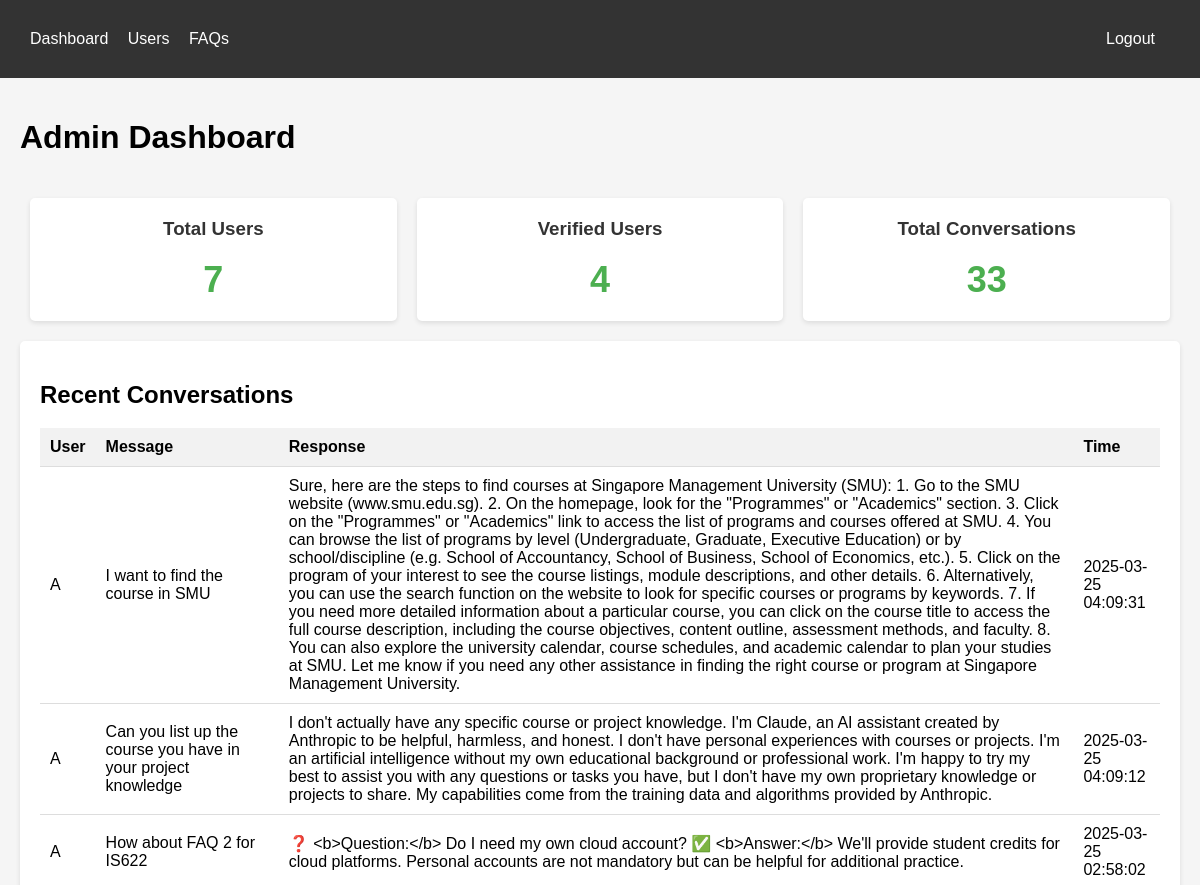
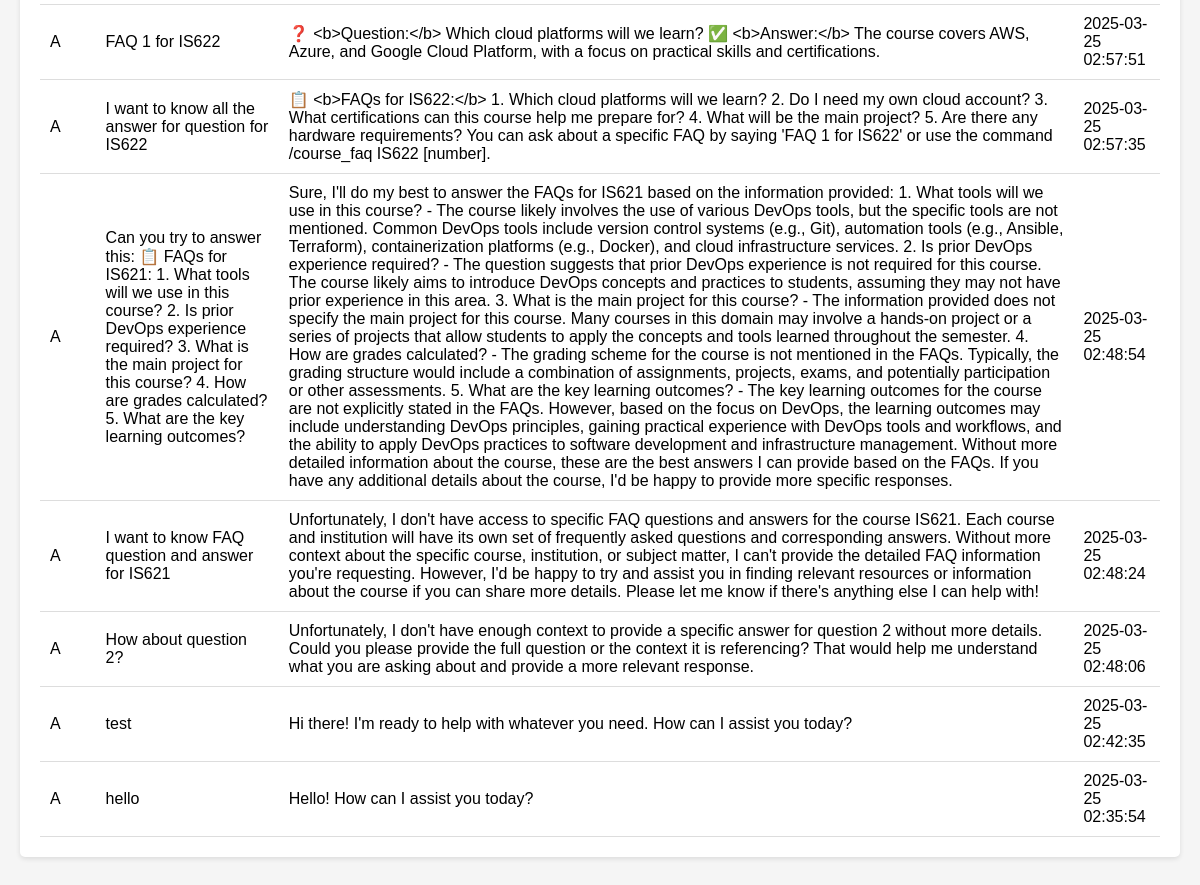
The app's page /dashboard (signed in) with its own data (2 pictures, top to bottom).
### tables this page shows
CREATE TABLE conversations (
        id INTEGER PRIMARY KEY AUTOINCREMENT,
        user_id TEXT,
        message TEXT,
        response TEXT,
        timestamp TIMESTAMP DEFAULT CURRENT_TIMESTAMP,
        FOREIGN KEY (user_id) REFERENCES users(user_id)
    );

CREATE TABLE users (
        user_id TEXT PRIMARY KEY,
        username TEXT,
        first_name TEXT,
        email TEXT,
        is_verified INTEGER DEFAULT 0,
        is_staff INTEGER DEFAULT 0,
        verification_code TEXT,
        code_expires_at TIMESTAMP,
        created_at TIMESTAMP DEFAULT CURRENT_TIMESTAMP
    );

### dashboard/app.py (the view)
@app.route('/dashboard')
def dashboard():
    if 'logged_in' not in session:
        return redirect(url_for('login'))
    with DatabaseConnection() as conn:
        cursor = conn.cursor()
        cursor.execute('SELECT COUNT(*) as count FROM users')
        user_count = cursor.fetchone()['count']
        cursor.execute('SELECT COUNT(*) as count FROM users WHERE is_verified = 1')
        verified_count = cursor.fetchone()['count']
        cursor.execute('SELECT COUNT(*) as count FROM conversations')
        conversation_count = cursor.fetchone()['count']
        cursor.execute('''
        SELECT c.message, c.response, c.timestamp, u.first_name
        FROM conversations c
        JOIN users u ON c.user_id = u.user_id
        ORDER BY c.timestamp DESC
        LIMIT 10
        ''')
        recent_conversations = cursor.fetchall()
    return render_template('dashboard.html',
                          user_count=user_count,
                          verified_count=verified_count,
                          conversation_count=conversation_count,
                          recent_conversations=recent_conversations)

### db/connection.py (called while the page is built)
def get_connection():
    conn = sqlite3.connect(DATABASE_PATH)
    conn.row_factory = sqlite3.Row  # This lets us access columns by name
    return conn

    def __enter__(self):
        self.conn = get_connection()
        return self.conn

    def __exit__(self, exc_type, exc_val, exc_tb):
        if self.conn:
            if exc_type is None:
                self.conn.commit()
            else:
                self.conn.rollback()
            self.conn.close()

### dashboard/templates/dashboard.html (shortened to what this page needs)
<!DOCTYPE html>
<html>
<head>
</head>
<body>
    <div class="navbar">
        <div class="container">
            <a href="/dashboard">Dashboard</a>
            <a href="/users">Users</a>
            <a href="/faqs">FAQs</a>
            <a href="/logout" style="float:right">Logout</a>
        </div>
    </div>
    <div class="container">
        <div class="header">
            <h1>Admin Dashboard</h1>
        </div>
        <div class="stats">
            <div class="stat-card">
                <h3>Total Users</h3>
                <div class="number">{{ user_count }}</div>
            </div>
            <div class="stat-card">
                <h3>Verified Users</h3>
                <div class="number">{{ verified_count }}</div>
            </div>
            <div class="stat-card">
                <h3>Total Conversations</h3>
                <div class="number">{{ conversation_count }}</div>
            </div>
        </div>
        <div class="card">
            <h2>Recent Conversations</h2>
            <table>
                <thead>
                    <tr>
                        <th>User</th>
                        <th>Message</th>
                        <th>Response</th>
                        <th>Time</th>
                    </tr>
                </thead>
                <tbody>
                    {% for conv in recent_conversations %}
                    <tr>
                        <td>{{ conv.first_name }}</td>
                        <td>{{ conv.message }}</td>
                        <td>{{ conv.response }}</td>
                        <td>{{ conv.timestamp }}</td>
                    </tr>
                    {% endfor %}
                </tbody>
            </table>
        </div>
    </div>
</body>
</html>

### dashboard/templates/dashboard.html (style rules this page uses)
body { font-family: Arial, sans-serif; margin: 0; padding: 0; background-color: #f5f5f5; }
.container { max-width: 1200px; margin: 0 auto; padding: 20px; }
.header { display: flex; justify-content: space-between; align-items: center; margin-bottom: 20px; }
.navbar { background-color: #333; color: white; padding: 10px; }
.navbar a { color: white; text-decoration: none; margin-right: 15px; }
.stats { display: flex; justify-content: space-between; margin-bottom: 20px; }
.stat-card { background: white; padding: 20px; border-radius: 5px; box-shadow: 0 2px 5px rgba(0, 0, 0, 0.1); flex: 1; margin: 0 10px; text-align: center; }
.stat-card h3 { margin-top: 0; color: #333; }
.stat-card .number { font-size: 36px; font-weight: bold; color: #4CAF50; }
.card { background: white; padding: 20px; border-radius: 5px; box-shadow: 0 2px 5px rgba(0, 0, 0, 0.1); margin-bottom: 20px; }
table { width: 100%; border-collapse: collapse; }
table th, table td { padding: 10px; text-align: left; border-bottom: 1px solid #ddd; }
table th { background-color: #f2f2f2; }

### records on screen
conversations: first_name "A", message "I want to find the course in SMU", response "Sure, here are the steps to find courses at Singapore Management University (SMU): 1. Go to the SMU website (www.smu.edu.sg). 2. On the homepage, look for the \"Programmes\" or \"Academics\" section. 3. Click on the \"Programmes\" or \"Academics\" link to access the list of programs and courses offered at SMU. 4. You can browse the list of programs by level (Undergraduate, Graduate, Executive Education) or by school/discipline (e.g. School of Accountancy, School of Business, School of Economics, etc.). 5. Click on the program of your interest to see the course listings, module descriptions, and other details. 6. Alternatively, you can use the search function on the website to look for specific…", timestamp "2025-03-25 04:09:31"
conversations: first_name "A", message "Can you list up the course you have in your project knowledge", response "I don't actually have any specific course or project knowledge. I'm Claude, an AI assistant created by Anthropic to be helpful, harmless, and honest. I don't have personal experiences with courses or projects. I'm an artificial intelligence without my own educational background or professional work. I'm happy to try my best to assist you with any questions or tasks you have, but I don't have my own proprietary knowledge or projects to share. My capabilities come from the training data and algorithms provided by Anthropic.", timestamp "2025-03-25 04:09:12"
conversations: first_name "A", message "How about FAQ 2 for IS622", response "❓ <b>Question:</b> Do I need my own cloud account? ✅ <b>Answer:</b> We'll provide student credits for cloud platforms. Personal accounts are not mandatory but can be helpful for additional practice.", timestamp "2025-03-25 02:58:02"
conversations: first_name "A", message "FAQ 1 for IS622", response "❓ <b>Question:</b> Which cloud platforms will we learn? ✅ <b>Answer:</b> The course covers AWS, Azure, and Google Cloud Platform, with a focus on practical skills and certifications.", timestamp "2025-03-25 02:57:51"
conversations: first_name "A", message "I want to know all the answer for question for IS622", response "📋 <b>FAQs for IS622:</b> 1. Which cloud platforms will we learn? 2. Do I need my own cloud account? 3. What certifications can this course help me prepare for? 4. What will be the main project? 5. Are there any hardware requirements? You can ask about a specific FAQ by saying 'FAQ 1 for IS622' or use the command /course_faq IS622 [number].", timestamp "2025-03-25 02:57:35"
conversations: first_name "A", message "Can you try to answer this: 📋 FAQs for IS621: 1. What tools will we use in this course? 2. Is prior DevOps experience required? 3. What is the main project for this course? 4. How are grades calculated? 5. What are the key learning outcomes?", response "Sure, I'll do my best to answer the FAQs for IS621 based on the information provided: 1. What tools will we use in this course? - The course likely involves the use of various DevOps tools, but the specific tools are not mentioned. Common DevOps tools include version control systems (e.g., Git), automation tools (e.g., Ansible, Terraform), containerization platforms (e.g., Docker), and cloud infrastructure services. 2. Is prior DevOps experience required? - The question suggests that prior DevOps experience is not required for this course. The course likely aims to introduce DevOps concepts and practices to students, assuming they may not have prior experience in this area. 3. What is the…", timestamp "2025-03-25 02:48:54"
conversations: first_name "A", message "I want to know FAQ question and answer for IS621", response "Unfortunately, I don't have access to specific FAQ questions and answers for the course IS621. Each course and institution will have its own set of frequently asked questions and corresponding answers. Without more context about the specific course, institution, or subject matter, I can't provide the detailed FAQ information you're requesting. However, I'd be happy to try and assist you in finding relevant resources or information about the course if you can share more details. Please let me know if there's anything else I can help with!", timestamp "2025-03-25 02:48:24"
conversations: first_name "A", message "How about question 2?", response "Unfortunately, I don't have enough context to provide a specific answer for question 2 without more details. Could you please provide the full question or the context it is referencing? That would help me understand what you are asking about and provide a more relevant response.", timestamp "2025-03-25 02:48:06"
conversations: first_name "A", message "test", response "Hi there! I'm ready to help with whatever you need. How can I assist you today?", timestamp "2025-03-25 02:42:35"
conversations: first_name "A", message "hello", response "Hello! How can I assist you today?", timestamp "2025-03-25 02:35:54"

### other values on screen
{{ user_count }} "7"
{{ verified_count }} "4"
{{ conversation_count }} "33"
